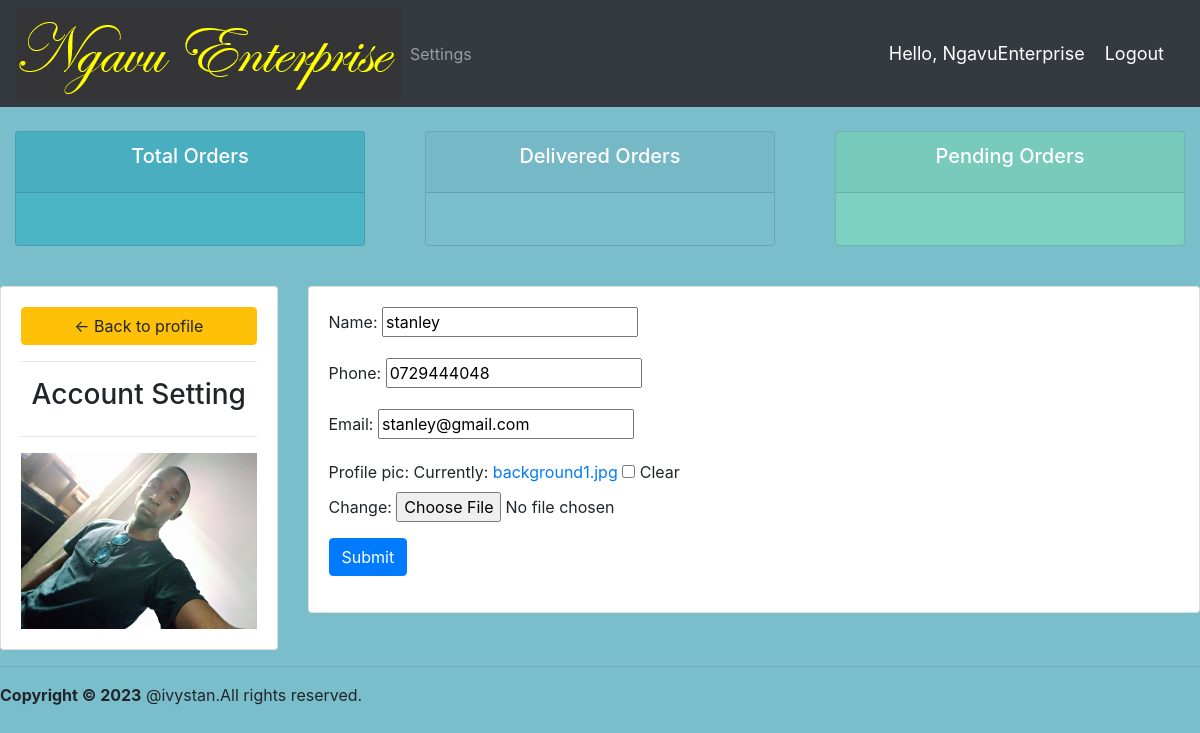
/account/ (signed in), run on the app's committed database.
### accounts/models.py (models this page shows, shortened)
class Customer(models.Model):
    user = models.OneToOneField(User,null=True, blank=True, on_delete=models.CASCADE)
    name = models.CharField(max_length=200, null=True)
    phone = models.CharField(max_length=200, null=True)
    email = models.CharField(max_length=200, null=True)
    profile_pic = models.ImageField(default="kal!.png",null=True,blank=True)
    date_created = models.DateTimeField(auto_now_add=True, null=True)

### accounts/decorators.py (the view)
        def wrapper_func(request,*args,**kwargs):
            group =None
            if request.user.groups.exists():
                group=request.user.groups.all()[0].name
            if group in allowed_roles:
                return view_func(request,*args, **kwargs)
            else:
                return HttpResponse("Ooops!! you are not authorized to view this page ")

### accounts/forms.py
class CustomerForm(ModelForm):
    class Meta:
        model = Customer
        fields ='__all__'
        exclude = ['user']

### accounts/views.py (called while the page is built)
@login_required(login_url='login')
@allowed_users(allowed_roles=['customer'])
def accountSettings(request):
    customer = request.user.customer
    form = CustomerForm(instance = customer)
    if request.method == 'POST':
        form = CustomerForm(request.POST,request.FILES,instance = customer)
        if form.is_valid():
            form.save()
    context = {'form':form}
    return render(request,'accounts/account_settings.html',context)

### accounts/templates/accounts/account_settings.html (shortened to what this page needs)
{% extends 'accounts/main.html'%}
{% block content %}
{% include 'accounts/status.html' %}
<br>
<div class="row">
    <div class="col-md-3">
        <div class="card card-body">
            <a class="btn btn-warning " href="{%url 'home' %}">&#8592; Back to profile</a>
            <hr>
            <h3 style="text-align: center"> Account Setting</h3>
            <hr>
            <img class="profile-pic" src="{{request.user.customer.profile_pic.url}}">
        </div>
    </div>
    <div class="col-md-9">
        <div class="card card-body">
            <form method="POST" action="" enctype="multipart/form-data">
                {{form.as_p}}
                <input class="btn btn-primary" type="submit"name="update Info">
            </form>
        </div>
    </div>
</div>
{% endblock content%}

### accounts/templates/accounts/navbar.html (shortened to what this page needs)
{% load static %}
<nav class="navbar navbar-expand-lg navbar-dark bg-dark">
    <img src="{% static 'images/logo5.png' %}">
  <div class="collapse navbar-collapse" id="navbarNav">
    <ul class="navbar-nav">
      {% if request.user.is_staff %}
      <li class="nav-item active">
        <a class="nav-link" href="{% url 'home' %}">Dashboard</a>
      </li>
      <li class="nav-item">
        <a class="nav-link" href="{% url 'products' %}">Products</a>
      </li>
      {% else %}
      <li class="nav-item">
        <a class="nav-link" href="{% url 'account' %}">Settings</a>
      </li>
      {% endif %}
      </ul>
  </div>
    <span class="hello-msg">Hello, {{request.user}}</span>
        <span ><a class="hello-msg" href="{% url 'logout' %}">Logout</a> </span>
</nav>

### accounts/static/css/main.css (style rules this page uses)
body { background-color:#ebeff5; }

### accounts/templates/accounts/main.html (style rules this page uses)
body, html { margin: 0; padding: 0; height: 100%; background: #7abecc !important; }

### accounts/templates/accounts/navbar.html (style rules this page uses)
.hello-msg { font-size: 18px; color:#fff; margin-right: 20px }

### data on the page
Customer: name "stanley", phone "0729444048", email "stanley@gmail.com"

### other printed values
{{ request.user }} "NgavuEnterprise"
